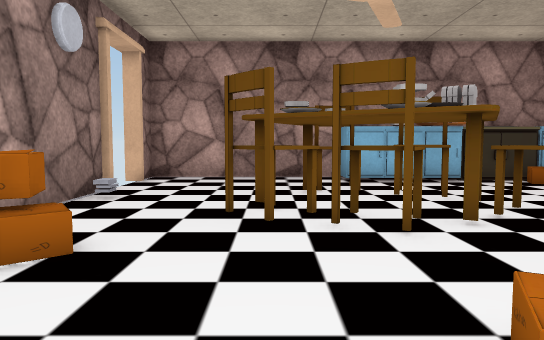
view 1 (above)

17 first-person views from a walk through a Unity game level. The camera is 0.64 m above the floor, tilts 4° down and sees 70° across. Doors are open. The floor is counted in squares, 0.5 m on a side. Each view is taken from the middle of a square. On the plan, view 1 faces up. The plan holds only what a view shows up to about 15 squares ahead; the rest is blank. Some surface patterns are stand-ins.

view 2
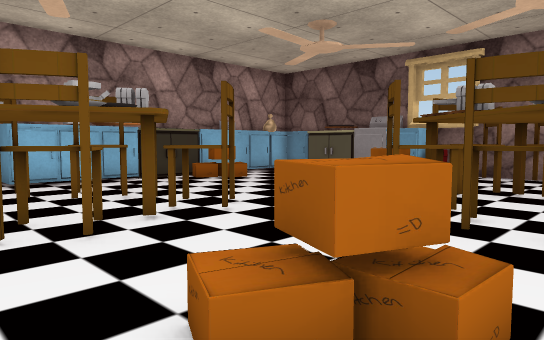

view 3
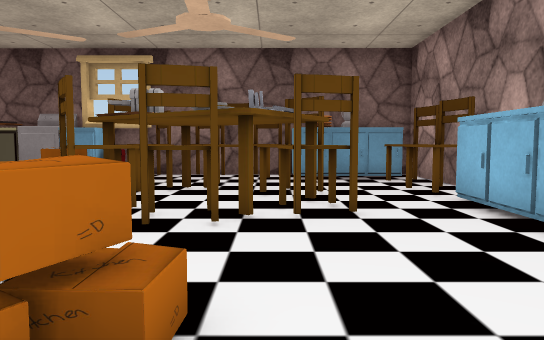

view 4
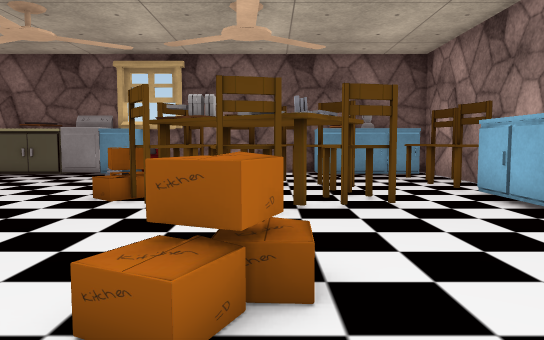

view 5
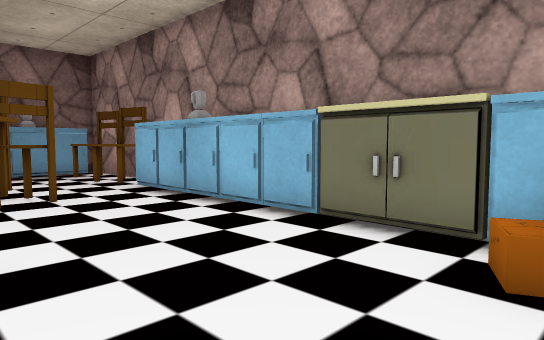

view 6
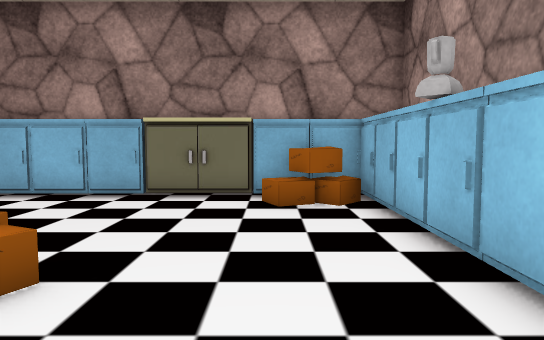

view 7
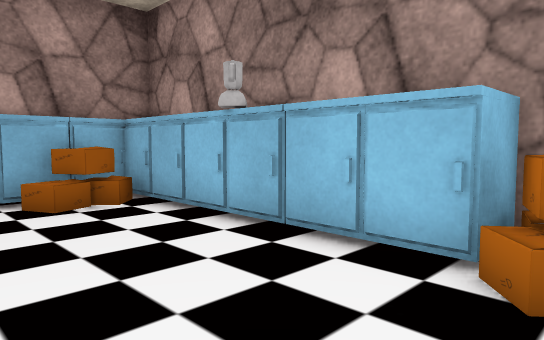

view 8
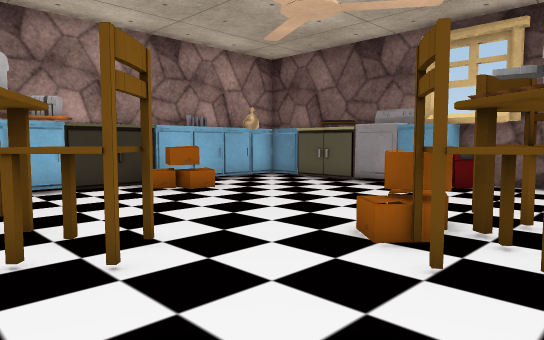

view 9
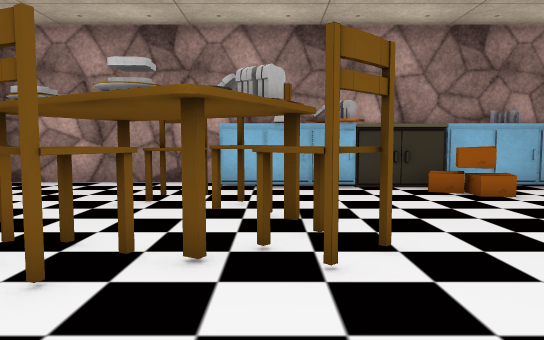

view 10
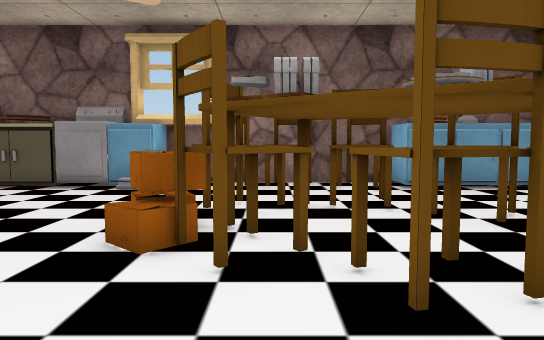

view 11
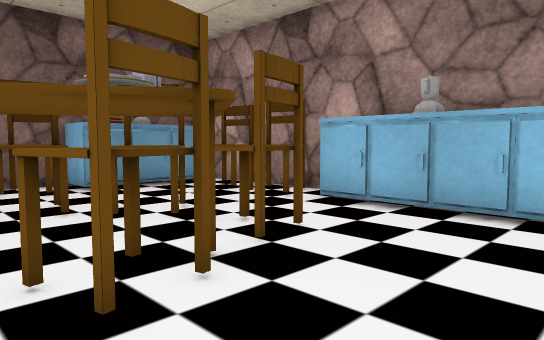

view 12
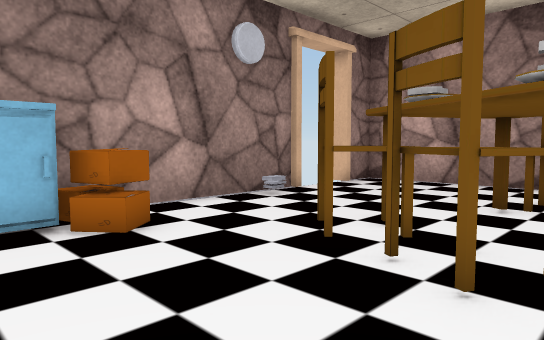

view 13
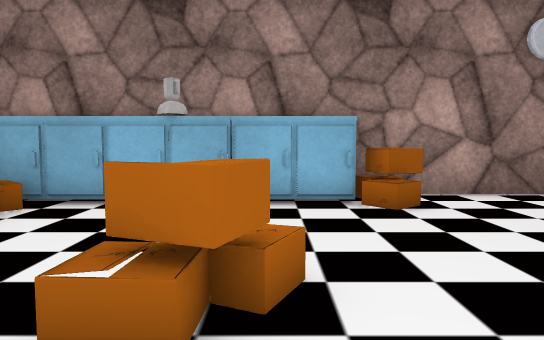

view 14
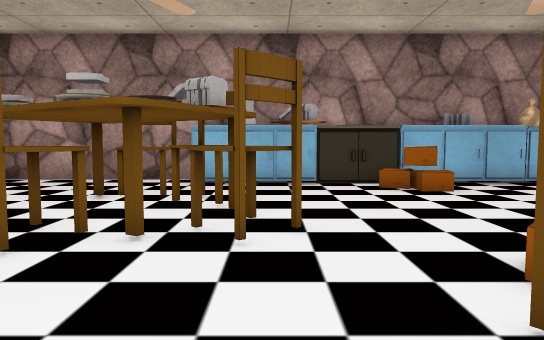

view 15
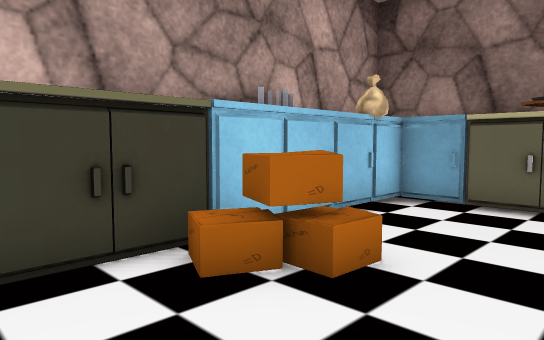

view 16
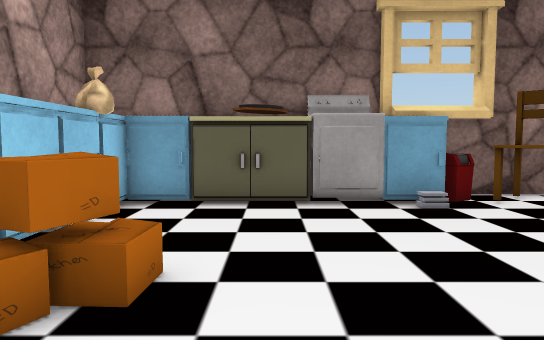

view 17
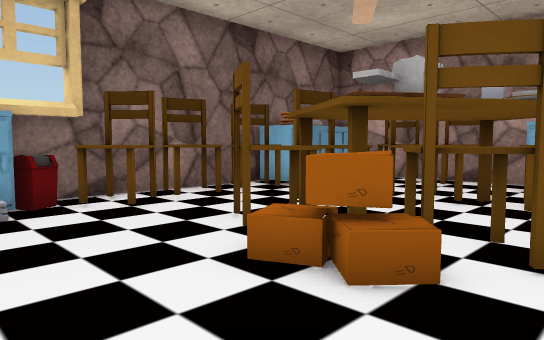

### Floor plan
Points are (right, up) in squares from view 1. A wall is a line through its corners. A room is listed if a view was taken in it or the views show most of it. See-through windows are left out.
Room 1 (views 1, 2, 3, 4, 5, 6, 7, 8, 9, 10, 11, 12, 13, 14, 15, 16, 17)
walls: (3.4, 6.8) (2.8, 7); (4.2, 8.1) (3.9, 7.7); (8.2, 2.4) (8.2, 3); (4.5, 12.8) (4, 12.8); (5.5, 14.5) (3.5, 14.5); (2.5, 14.5) (-4.5, 14.5) (-4.5, 13.2); (-3.5, -0.1) (-3.2, 0.2) (-2.9, -0.1) (-3.2, -0.4); (15, 4.9) (15, 6.6); (6.1, -5) (6.1, -4.5) (6.5, -4.5); (-4.5, 1.5) (-4.5, -0.5); (-4.5, 10.4) (-4.5, 3.5); (15.5, 9.1) (15.5, 13.5); (-4.5, -2.5) (-4.5, -4.6); (13.5, 14.5) (12.4, 14.5); (-4, -5.5) (14.8, -5.5); (15.5, -5.2) (15.5, 6.5)
low walls: (14.7, 5.4) (14.3, 6.1)
ways out: open door at (-4.5, 11.5)
objects: cupboard (-5, -2) to (-3, -2); cupboard (-5, -1) to (-3, -1); cupboard (-5, 2) to (-3, 2); cupboard (-5, 3) to (-3, 3); cupboard (-4, -3); cupboard (-4, 0) to (-3, 1); box (-4, 4) to (-4, 5); other object (-4, 9); cupboard (-3, -5) to (-3, -4); box (-3, -3); box (-3, 4) to (-2, 5); cupboard (-2, -5) to (-1, -5); box (-2, -4) to (-2, -3); box (-1, -4) to (-1, -3); chair (-1, 6) to (0, 7); bench (0, -5) to (1, -4); table (0, 6) to (3, 9); box (1, 2); chair (1, 5) to (2, 7); chair (1, 10) to (2, 11); cupboard (2, -5) to (3, -4); box (2, 1) to (3, 1); box (2, 2); chair (3, 9) to (4, 10); cupboard (3, 13) to (3, 15); cupboard (4, -5) to (4, -4); chair (4, 6) to (5, 7); cupboard (4, 13) to (5, 14); cupboard (5, -5) to (5, -4); table (5, 8); cupboard (6, -5) to (7, -4); chair (6, 1) to (7, 2); cupboard (6, 14) to (6, 15); chair (7, -1) to (8, -1); other object (7, 0); table (7, 1) to (10, 2); chair (7, 3) to (7, 4); sink (7, 13) to (9, 15); cupboard (8, -5) to (8, -4); other object (8, 0); box (8, 4) to (8, 5); box (8, 12) to (9, 13); chair (9, -1) to (10, 0); box (9, 5); box (9, 11) to (10, 12); box (9, 12); cupboard (9, 13) to (10, 15); chair (10, -5) to (11, -4); chair (10, 3) to (11, 4); chair (11, 1) to (12, 2); cupboard (11, 13); other object (11, 14); cupboard (11, 15); chair (12, -5) to (13, -4); cupboard (12, 13); other object (12, 14); cupboard (12, 15); chair (13, 4) to (15, 5); cupboard (13, 13) to (14, 14); cupboard (14, -5) to (15, -4); cupboard (14, -3) to (15, -3); cupboard (14, -1) to (15, -1); chair (14, 0) to (15, 1); chair (14, 2) to (15, 3); cupboard (14, 6) to (15, 7); oven (14, 8) to (15, 9); bench (14, 11) to (15, 11); cupboard (14, 12) to (15, 13)

Where each view was taken, in squares from view 1:
view 1: 0 up, 0 right, facing up
view 2: 0 up, 0 right, facing up-right
view 3: 0 up, 0 right, facing right
view 4: 1 up, 1 left, facing right
view 5: 1 up, 2 left, facing down-right
view 6: 5 up, 1 left, facing down
view 7: 5 up, 1 right, facing down-left
view 8: 2 up, 3 right, facing up-right
view 9: 2 up, 4 right, facing up
view 10: 3 up, 3 right, facing right
view 11: 3 up, 3 right, facing down-right
view 12: 2 up, 3 right, facing up-left
view 13: 2 up, 5 right, facing left
view 14: 1 up, 5 right, facing up
view 15: 9 up, 6 right, facing up-right
view 16: 10 up, 6 right, facing right
view 17: 8 up, 6 right, facing down-right
